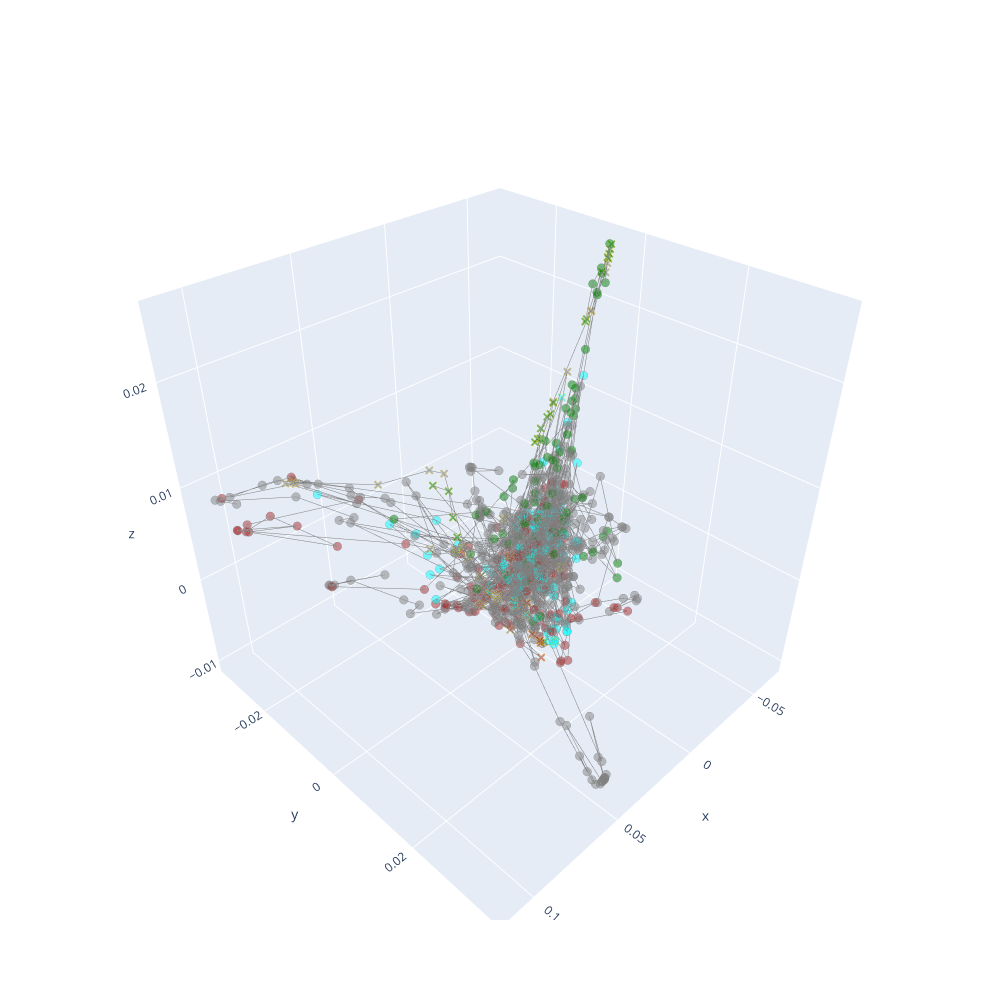

The code cell stored with this chart in its notebook:
### Code cell
fig = go.Figure(data=[go.Scatter3d(x=tphate_data_3d_eucl[2][:,0],
                                   y=tphate_data_3d_eucl[2][:,1],
                                   z=tphate_data_3d_eucl[2][:,2],
                                   
                                   # mode='markers',
                                   marker=dict(
                                        size=3,
                                       symbol = RSS_symbols[2],
                                        color=km_df_list[2]["kmeans colors"],# set color to an array/list of desired values
                                        colorscale='Viridis',   # choose a colorscale
                                        opacity=0.5,
                                   line=dict(color = RSS_colors_strings[2], width=0.05)),
                                  line=dict(width = 0, color = 'grey', dash = 'solid'))])
fig.update_layout(
    autosize=False,
    width=1000,
    height=1000,)
fig.show()

### Figure 1 — Plotly figure (JSON) as saved in the notebook; plotly's stock layout.template omitted (floating-point values rounded to 4 significant figures; data arrays with more than 128 entries replaced by an {"elided": "..."} marker saying what was removed)
{"data": [{"line": {"color": "grey", "dash": "solid", "width": 0}, "marker": {"color": {"elided": "1200 str values"}, "colorscale": [[0, "#440154"], [0.1111, "#482878"], [0.2222, "#3e4989"], [0.3333, "#31688e"], [0.4444, "#26828e"], [0.5556, "#1f9e89"], [0.6667, "#35b779"], [0.7778, "#6ece58"], [0.8889, "#b5de2b"], [1, "#fde725"]], "line": {"color": {"elided": "1200 str values"}, "width": 0.05}, "opacity": 0.5, "size": 3, "symbol": {"elided": "1200 str values"}}, "type": "scatter3d", "x": {"elided": "1200 float values"}, "y": {"elided": "1200 float values"}, "z": {"elided": "1200 float values"}}], "layout": {"autosize": false, "height": 1000, "scene": {"aspectmode": "auto", "aspectratio": {"x": 1, "y": 1, "z": 1}, "camera": {"center": {"x": 0, "y": 0, "z": 0}, "eye": {"x": 1.283, "y": 1.283, "z": 1.283}, "projection": {"type": "perspective"}, "up": {"x": 0, "y": 0, "z": 1}}}, "width": 1000}}
